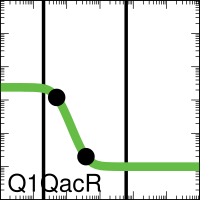

The gnuplot source for this figure:

set output "SimAnnealing_1-alu_A000_xfer_model_Q1_QacR.eps"
set terminal postscript eps enhanced color "Helvetica, 35" size 2,2
set logscale x
set logscale y
set lmargin screen 0.0
set rmargin screen 1.0
set tmargin screen 1.0
set bmargin screen 0.0
set size ratio 1.0
set border linewidth 2
set tics scale 2
set mxtics 10
set mytics 10
set key bottom left
set key samplen -1
set xrange [0.001:1000.0]
set yrange [0.001:1000.0]
set format y "10^{%L}"    
set format x "10^{%L}"    
set format x ""    
set xlabel '11101110'
set arrow from 0.02027063549525539,0.001 to 0.02027063549525539,1000.0 nohead lw 10 lt 2 lc rgb '#000000'
set arrow from 6.105538992659734,0.001 to 6.105538992659734,1000.0 nohead lw 10 lt 2 lc rgb '#000000'
ymin = 0.01
ymax = 2.4
K = 0.05
n = 2.7
set dummy x

plot ymin+(ymax-ymin)/(1.0+(x/K)**n) lw 25 lc rgb '#66BC46' title 'Q1QacR',\
 "<echo '1 2'" using (0.050155208):(1.1999999994954873)  with points pt 7 ps 4 lc rgb 'black' notitle,\
 "<echo '1 2'" using (0.379475457):(0.019999999967605445)  with points pt 7 ps 4 lc rgb 'black' notitle
